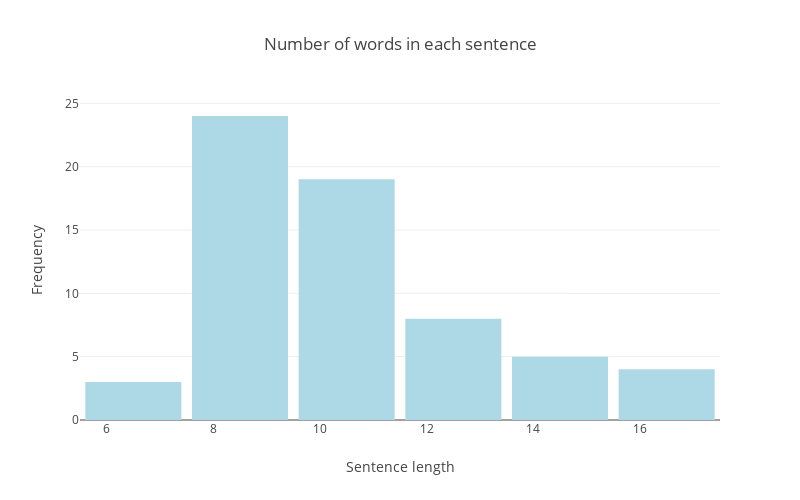

The notebook cell saved with this chart:
### Code cell
grouped = data.groupby('sentence_index')
sentences = [s for s in grouped.apply(lambda x: [(w, t) for w,t in zip(x['word'].values.tolist(), x['tag'].values.tolist())])]
sentence_lengths = grouped.size()
sentence_length_data = pd.DataFrame({'sentence_index': sentence_lengths.index, 'length': sentence_lengths.values})
plot_hist(data=sentence_length_data, bins=7, xlabel='Sentence length', ylabel='Frequency', title='Number of words in each sentence')

### Figure 1 — Plotly figure (JSON) as saved in the notebook; plotly's stock layout.template omitted (floating-point values rounded to 4 significant figures)
{"data": [{"alignmentgroup": "True", "bingroup": "x", "hovertemplate": "Sentence length=%{x}<br>count=%{y}<extra></extra>", "legendgroup": "", "marker": {"color": "lightblue", "pattern": {"shape": ""}}, "name": "", "nbinsx": 7, "offsetgroup": "", "orientation": "v", "showlegend": false, "type": "histogram", "x": [9, 10, 11, 9, 9, 16, 17, 14, 15, 14, 10, 15, 10, 17, 16, 10, 8, 9, 9, 9, 10, 7, 10, 9, 9, 10, 10, 12, 12, 9, 8, 11, 13, 9, 12, 9, 7, 10, 9, 12, 9, 9, 9, 10, 11, 8, 9, 9, 9, 12, 10, 10, 12, 8, 7, 11, 12, 10, 9, 10, 10, 14, 9], "xaxis": "x", "yaxis": "y"}], "layout": {"bargap": 0.1, "barmode": "relative", "height": 500, "legend": {"tracegroupgap": 0}, "title": {"text": "Number of words in each sentence"}, "width": 800, "xaxis": {"anchor": "y", "domain": [0, 1], "title": {"text": "Sentence length"}}, "yaxis": {"anchor": "x", "domain": [0, 1], "title": {"text": "Frequency"}}}}
